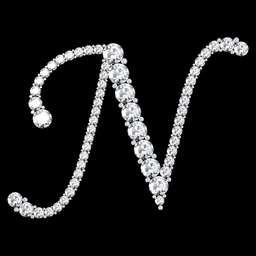
#> input picture test_copy.png, 256 x 256 px, shrunk from 600 x 600 before the run
$ python ArnoldCatMap.py
#> lines starting #> are read from the running program, lines starting #| are printed output that depends on the picture
import numpy as np
import os
import cv2
from skimage import color, io

def readImage(path):
#> called with path = 'test_copy.png'
	if os.path.isfile(path)==False:
		raise Exception("Invalid path for the file or the program doesn't have required permissions")
	try:
		img = cv2.imread(path)
#> img is the input picture: shape (256, 256, 3); mean B, G, R 25.2, 24.9, 24.7
	except Exception as i:
		raise i
	else:
		return img

def ApplyArnoldTransform(imageData):
    m = imageData.shape[0]
    n = imageData.shape[1]

    t = max(m,n)

    sampleImage = np.zeros([t,t,3])
    imagePadding = ((0,t-m),(0,t-n),(0,0))

    paddedImg = np.pad(imageData, imagePadding, mode='constant', constant_values=255)

    for i in range(0,t):
        for j in range(0,t):
            sampleImage[i][j] = paddedImg[(2*i+j)%t][(j+i)%t]

    return sampleImage

def ApplyInverseArnoldTransform(imageData):
    m = imageData.shape[0]
    n = imageData.shape[1]

    sampleImage = np.zeros([m,n,3])

    if m != n:
        raise Exception("Supplied Encrypted image is not a square image")

    for i in range(0 , m):
        for j in range(0, m):
            sampleImage[i][j] = imageData[(i-j)%m][((2*j)-i)%m]

    return sampleImage

def encryptImage(imageData, key):
#> called with key = 25
    tempImg = imageData
    for i in range(0,key):
        tempImg = ApplyArnoldTransform(tempImg)
#> this loop made 25 passes
#> pass 1, in encryptImage, `tempImg = ApplyArnoldTransform(tempImg)`:
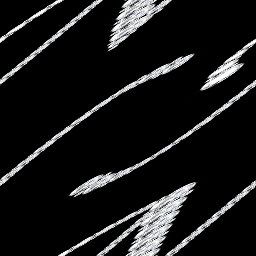
#> tempImg: shape (256, 256, 3) float64; mean B, G, R 25.2, 24.9, 24.7
#> pass 2, in encryptImage, `tempImg = ApplyArnoldTransform(tempImg)`:
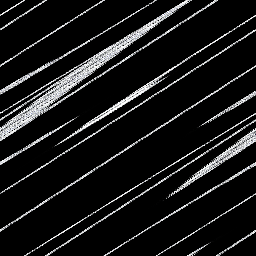
#> tempImg: shape (256, 256, 3) float64; mean B, G, R 25.2, 24.9, 24.7
#> pass 3, in encryptImage, `tempImg = ApplyArnoldTransform(tempImg)`:
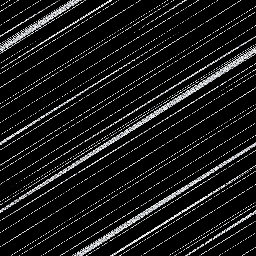
#> tempImg: shape (256, 256, 3) float64; mean B, G, R 25.2, 24.9, 24.7
#> after the loop:
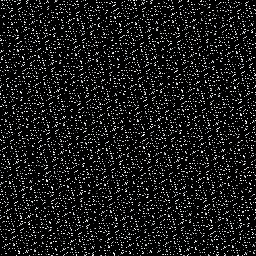
#> tempImg: shape (256, 256, 3) float64; mean B, G, R 25.2, 24.9, 24.7
    imageData = tempImg
    return imageData

def decryptImage(imageData, key):
#> called with key = 25
    tempImg = imageData
    for i in range(0,key):
        tempImg = ApplyInverseArnoldTransform(tempImg)
#> this loop made 25 passes
#> pass 1, in decryptImage, `tempImg = ApplyInverseArnoldTransform(tempImg)`:
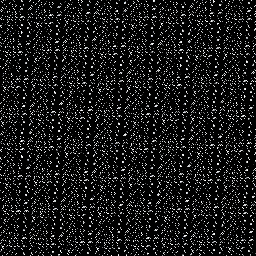
#> tempImg: shape (256, 256, 3) float64; mean B, G, R 25.2, 24.9, 24.7
#> pass 2, in decryptImage, `tempImg = ApplyInverseArnoldTransform(tempImg)`:
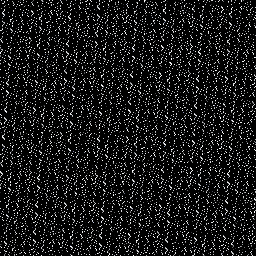
#> tempImg: shape (256, 256, 3) float64; mean B, G, R 25.2, 24.9, 24.7
#> pass 3, in decryptImage, `tempImg = ApplyInverseArnoldTransform(tempImg)`:
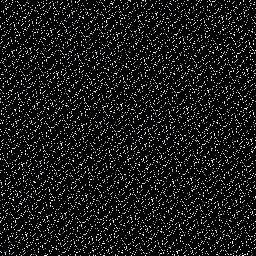
#> tempImg: shape (256, 256, 3) float64; mean B, G, R 25.2, 24.9, 24.7
    imageData = tempImg
    return imageData

cwd_path = os.getcwd()
print("path: ", cwd_path)

image_path = cwd_path+ '/test_copy.png'
key = 25

imgclr = readImage(image_path)
cv2.imshow('image view', imgclr)
cv2.waitKey(0)

EncryptedImageData = encryptImage(imgclr, key)
EncryptedWritePath = cwd_path+'/Arnold_Cat_Enc.png'
cv2.imwrite(EncryptedWritePath, EncryptedImageData)
EncryptedImageData = EncryptedImageData.astype(np.uint8)
cv2.imshow('Encrypted image view', EncryptedImageData)
cv2.waitKey(0)

DecryptedImageData = decryptImage(EncryptedImageData, key)
DecryptedWritePath = cwd_path+'/Arnold_Cat_Dec.png'
cv2.imwrite(DecryptedWritePath, DecryptedImageData)
DecryptedImageData = DecryptedImageData.astype(np.uint8)
cv2.imshow('Decrypted image view', DecryptedImageData)
cv2.waitKey(0)
